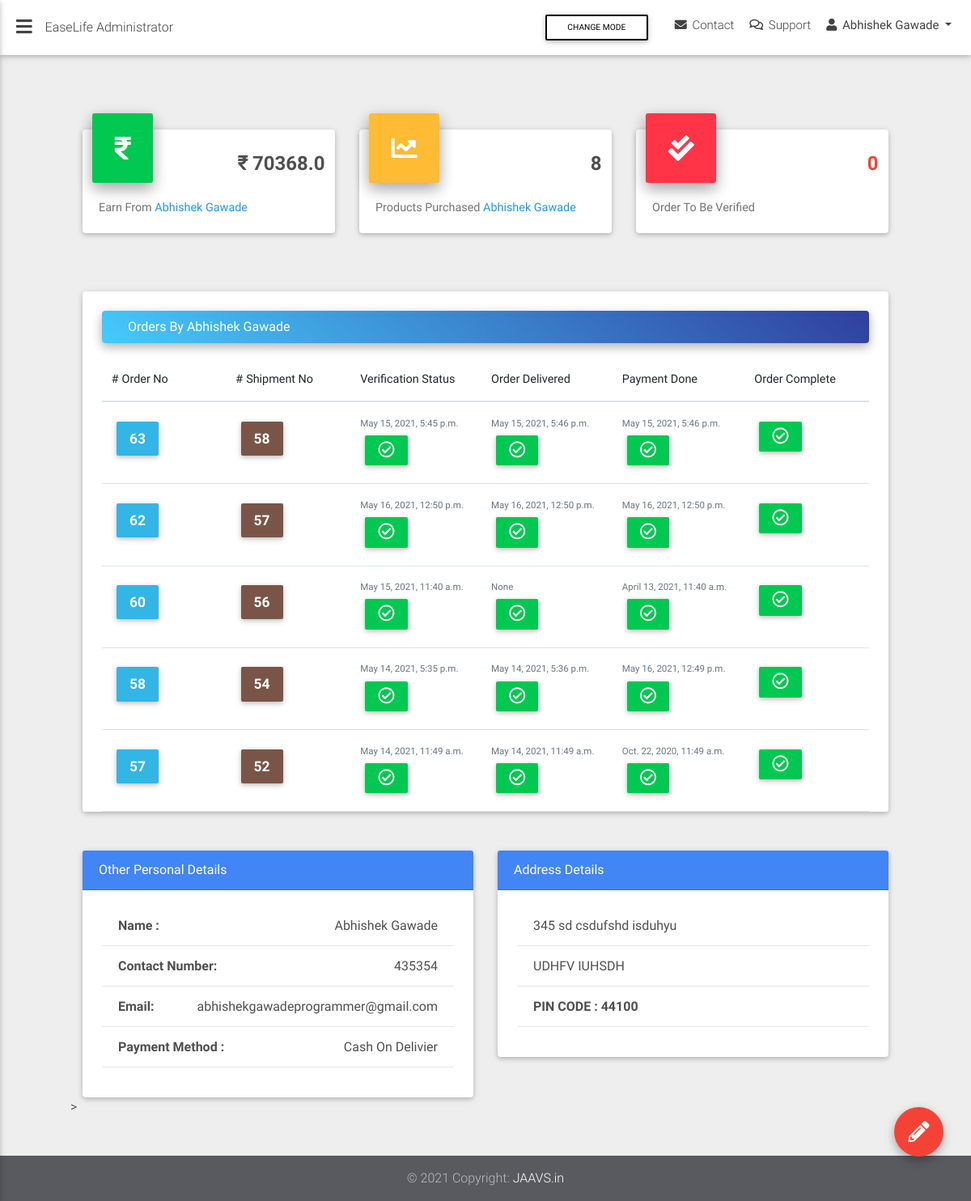
Page /easylife-admin/user-details/1/ (signed in) on the earlier database version.
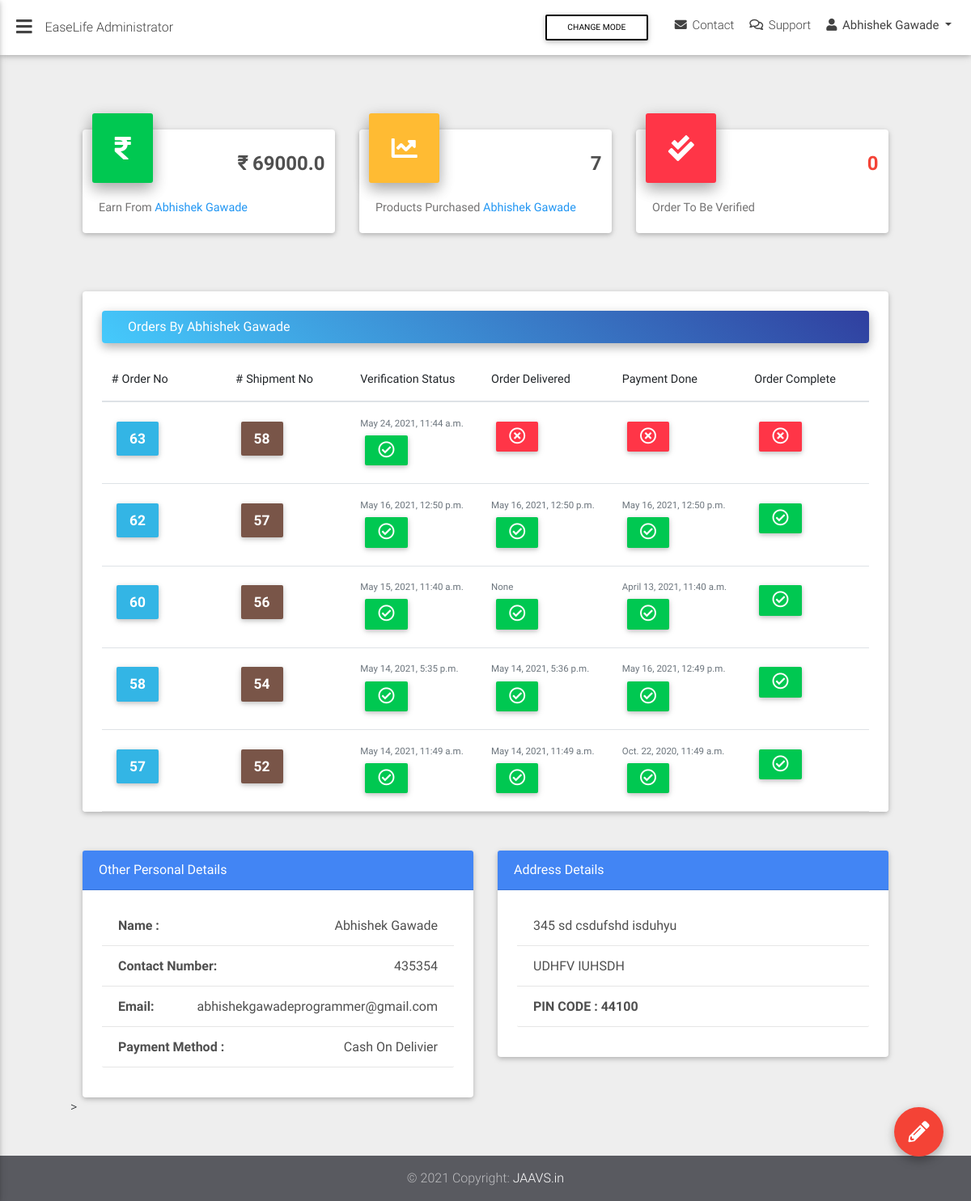
Same page on the later database version.
### base/models.py (models this page shows, shortened)
class ShippmentOrder(models.Model):
    user=models.ForeignKey(settings.AUTH_USER_MODEL,on_delete=models.CASCADE)
    order=models.ForeignKey('Order',on_delete=models.CASCADE)
    verify_order = models.BooleanField(default=False,blank=True)
    verify_done_date= models.DateTimeField(blank=True,null=True)
    delivered= models.BooleanField(default=False,blank=True)
    delivered_done_date= models.DateTimeField(blank=True,null=True)
    payment_done=models.BooleanField(default=False,blank=True)
    payment_done_date= models.DateTimeField(blank=True,null=True)
    report_spam=models.BooleanField(default=False,blank=True)
    description=models.TextField(max_length=250,blank=True,verbose_name='Some Reason Why You Want To Spam This Order')
    class Meta:
        verbose_name = "ShippmentOrder"
        verbose_name_plural = "ShippmentOrders"

class Order(models.Model):
    user = models.ForeignKey(settings.AUTH_USER_MODEL,on_delete=models.CASCADE)
    items =models.ManyToManyField(OrderItem)
    ordered = models.BooleanField(default=False)
    start_date =models.DateTimeField(auto_now_add=True)
    ordered_date = models.DateTimeField()
    billing_address=models.ForeignKey('BillingAddress',on_delete=models.SET_NULL,blank=True,null=True)
    def get_total(self):
        total=0
        for order_item in self.items.all():
            total +=order_item.get_final_price()
        return total

class BillingAddress(models.Model):
    user=models.ForeignKey(settings.AUTH_USER_MODEL,on_delete=models.CASCADE)
    city=models.CharField(choices=MAHARASHTRA_DISTRICTS,max_length=2,default='Mu')
    phone_number=models.CharField(max_length=20)
    street_address=models.CharField(max_length=250)
    apartment_address=models.CharField(max_length=250)
    pin_code=models.CharField(max_length=10)
    payment_option = models.CharField(choices=PAYMENTS_CHOICES,max_length=1,default='S')
    class Meta:
        verbose_name = ("Billing Address")
        verbose_name_plural = ("Billing Adresss")

### easylife_admin/views.py (the view)
	def wrapper_func(request,*args, **kwargs):
		if request.user.is_authenticated:
		    if request.user.groups.filter(name='admin').exists():
		        return view_func(request,*args, **kwargs)
		    else:
		    	return HttpResponse('You are not admin ')

### base/models.py (called while the page is built)
    def get_total_item_price(self):
        return self.qauntity * self.item.price

    def get_total_discount_price(self):
        return self.qauntity * self.item.discount_price

    def get_final_price(self):
        if self.item.discount_price:
            return self.get_total_discount_price()
        return self.get_total_item_price()

### easylife_admin/views.py (called while the page is built)
def not_allow_coustomer(view_func):
	def wrapper_func(request,*args, **kwargs):
		if request.user.is_authenticated:
		    if request.user.groups.filter(name='admin').exists():
		        return view_func(request,*args, **kwargs)
		    else:
		    	return HttpResponse('You are not admin ')
	return wrapper_func

### templates/easylife_admin/user_detail_view.html (shortened to what the changed rows need)
{% extends "easylife_admin/admin_base.html" %}
{% load static %}
{% block content %}
    <div class="container-fluid">
      <section class="mt-md-4 pt-md-2 mb-5 pb-4">
        <div class="row">
          <div class="col-xl-4 col-md-6 mb-xl-0 mb-4">
            <div class="card card-cascade cascading-admin-card">
              <div class="admin-up">
                <div class="data">
                  <h4 class="font-weight-bold dark-grey-text">₹ {{earn_money}}</h4>
                </div>
              </div>
            </div>
          </div>
          <div class="col-xl-4 col-md-6 mb-xl-0 mb-4">
            <div class="card card-cascade cascading-admin-card">
              <div class="admin-up">
                <div class="data">
                  <h4 class="font-weight-bold dark-grey-text">{{item_purchased}}</h4>
                </div>
              </div>
            </div>
          </div>
        </div>
      </section>
      <section class="mb-5">
        <div class="card card-cascade narrower">
          <section>
            <br>
            <div class="card card-cascade narrower z-depth-0">
              <div class="px-4">
                <div class="table-responsive">
                  <table class="table table-hover mb-0">
                    <thead>
                      <tr>
                        <th class="th-lg"># Order No</th>
                        <th class="th-lg"># Shipment No</th>
                        <th class="th-lg">Verification Status</th>
                        <th class="th-lg">Order Delivered </th>
                        <th class="th-lg">Payment Done</th>
                        <th class="th-lg">Order Complete</th>
                      </tr>
                    </thead>
                    <tbody>
                      {% for row in shippment_order_user %}
                      <tr>
                        <td>
                       <a href="{% url 'easylife_admin:order-review' row.order.id row.id user.id %}" style="color:white">
                            <button type="button" class="btn btn-info btn-sm px-3">
                              <b style="font-size:170%">{{row.order.id}}</b>
                            </button>
                      </a>
                      </td>
                        <td>
                        <a href='{% url 'easylife_admin:order-review' row.order.id row.id user.id %}' style="color:white">
                            <button type="button" class="btn btn-brown waves-effect waves-light btn-sm px-3">
                              <b style="font-size:170%">{{row.id}}</b>
                            </button>
                      </a>
                      </td>
                        <td>
                          {% if  row.verify_order %}
                          <p  class="fs-6 text-muted" style="font-size:80%;margin-bottom:0;">{{row.verify_done_date}}</p>
                          <button type="button" class="btn btn-success btn-sm px-3">
                              <i class="far fa-check-circle fa-2x"></i>
                            </button>
                          {% else %}
                                <button type="button" class="btn btn-danger btn-sm px-3">
                             <i class="far fa-times-circle fa-2x"></i>
                            </button>
                          {% endif %}
                      </td>
                        <td>
                                {% if  row.delivered %}
                                <p  class="fs-6 text-muted" style="font-size:80%;margin-bottom:0;">{{row.delivered_done_date}}</p>
                                  <button type="button" class="btn btn-success btn-sm px-3">
                                      <i class="far fa-check-circle fa-2x"></i>
                                      </button>
                                {% else %}
                                    <button type="button" class="btn btn-danger btn-sm px-3">
                                      <i class="far fa-times-circle fa-2x"></i>
                                    </button>
                                {% endif %}
                        </td>
                        <td>
                         {% if  row.payment_done %}
                         <p  class="fs-6 text-muted" style="font-size:80%;margin-bottom:0;">{{row.payment_done_date}}</p>
                          <button type="button" class="btn btn-success btn-sm px-3">
                              <i class="far fa-check-circle fa-2x"></i>
                          {% else %}
                                <button type="button" class="btn btn-danger btn-sm px-3">
                             <i class="far fa-times-circle fa-2x"></i>
                            </button>
                          {% endif %}
                        </td>
                        <td>{% if  row.payment_done_date %}
                          <button type="button" class="btn btn-success btn-sm px-3">
                              <i class="far fa-check-circle fa-2x"></i>
                          {% else %}
                                <button type="button" class="btn btn-danger btn-sm px-3">
                             <i class="far fa-times-circle fa-2x"></i>
                          </button>
                          {% endif %}
                        </td>
                      </tr>
                      {% endfor %}
                    </tbody>
                  </table>
                </div>
              </div>
            </div>
          </section>
        </div>
      </section>
      <section class="mb-5">
        <div class="row">
          <div class="col-lg-6 col-md-12 mb-lg-0 mb-4">
            <div class="card">
              <div class="card-body text-center px-4 mb-3">
                <div class="list-group list-panel">
                  <span  class="list-group-item d-flex justify-content-between dark-grey-text">
                    <span class="float-left" style="font-weight: bold">Name :</span>{{user.get_full_name}}
                  </span>
                  <span  class="list-group-item d-flex justify-content-between dark-grey-text">
                    <span class="float-left" style="font-weight: bold">Contact Number:</span>{{last_order.order.billing_address.phone_number}}
                  </span>
                  <span  class="list-group-item d-flex justify-content-between dark-grey-text">
                    <span class="float-left" style="font-weight: bold">Email:</span>{{user.email}}
                  </span>
                  <span  class="list-group-item d-flex justify-content-between dark-grey-text">
                    <span class="float-left" style="font-weight: bold">Payment Method :</span>{{last_order.order.billing_address.get_payment_option_display}}
                  </span>
                </div>
              </div>
            </div>
          </div>
          <div class="col-lg-6 col-md-12 mb-lg-0 mb-4">
            <div class="card">
              <div class="card-body text-center px-4 mb-3">
                <div class="list-group list-panel">
                  <span  class="list-group-item d-flex justify-content-between dark-grey-text">
                    {{last_order.order.billing_address.street_address}}
                  </span>
                     <span  class="list-group-item d-flex justify-content-between dark-grey-text">
                    {{last_order.order.billing_address.apartment_address}}
                  </span>
                    <span  class="list-group-item d-flex justify-content-between dark-grey-text">
                    <span class="float-left" style="font-weight: bold">PIN CODE  : {{last_order.order.billing_address.pin_code}}</span>
                  </span>
                </div>
              </div>
            </div>
          </div>>
        </div>
      </section>
    </div>
{% endblock content %}

Differences in the rows shown:
changed ShippmentOrder "Cash On Delivier": verify_done_date "May 15, 2021, 5:45 p.m." → "May 24, 2021, 11:44 a.m."; delivered True → False (drawn); payment_done True → False (drawn); delivered_done_date "May 15, 2021, 5:46 p.m." → (not shown); payment_done_date "May 15, 2021, 5:46 p.m." → (not shown)
Other differences:
{{ earn_money }}: "70368.0" → "69000.0"
{{ item_purchased }}: "8" → "7"
